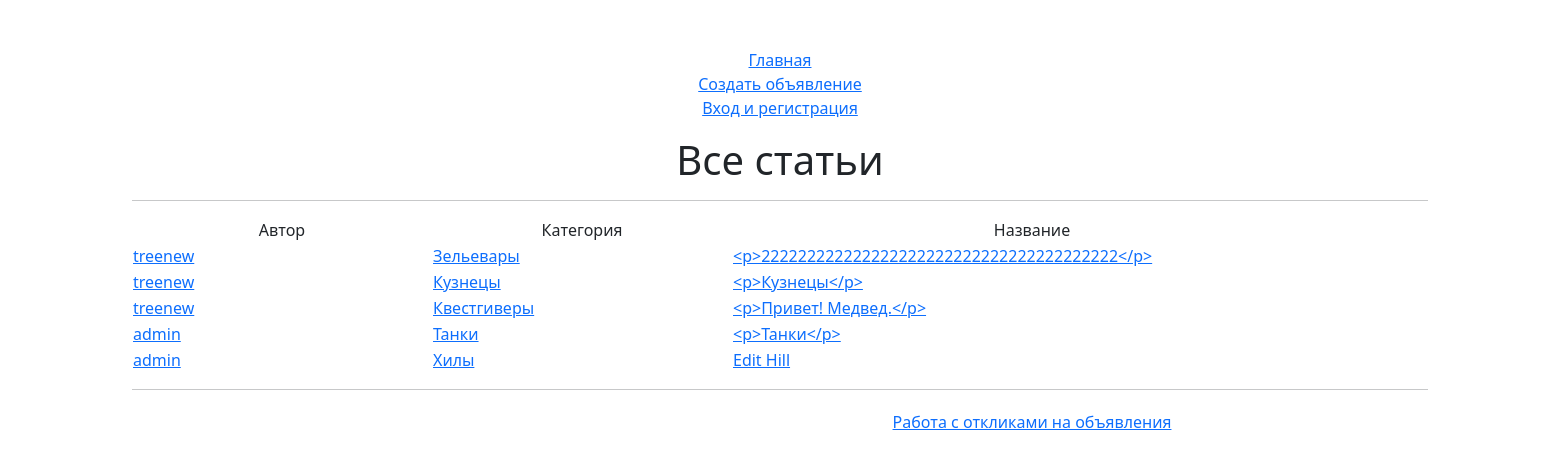
The app's page /, older data.
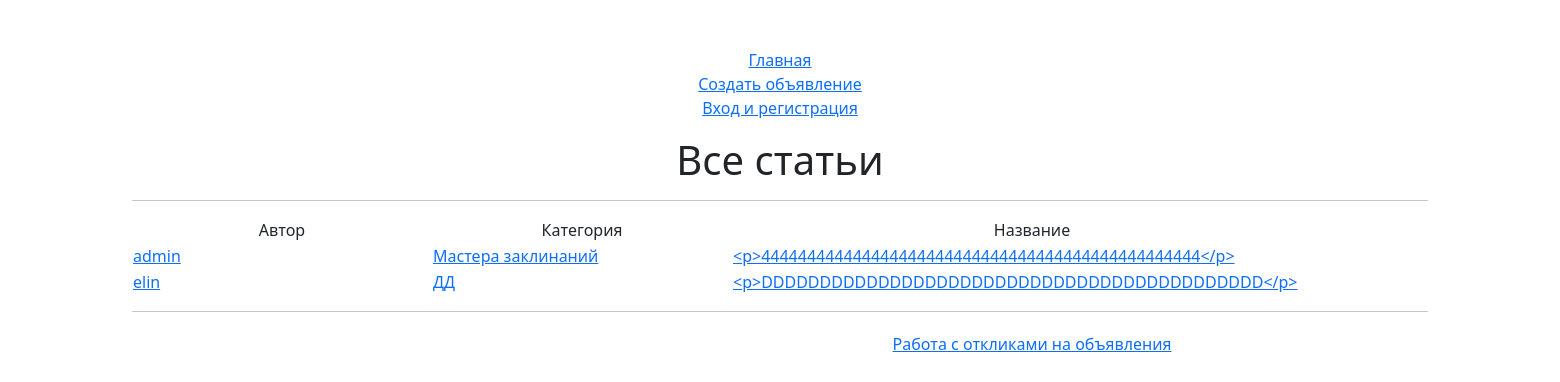
The same page, newer data.
### socproject/models.py (models this page shows, shortened)
class Bulletins(models.Model):
    author = models.ForeignKey(User, on_delete=models.CASCADE)
    category = models.ForeignKey(BulletinsCategory, on_delete=models.CASCADE)
    title = models.CharField(max_length=64)
    text = RichTextField()

class BulletinsCategory(models.Model):
    naming = models.CharField(max_length=32)
    def __str__(self):
        return self.naming

### socproject/views.py (the view)
# urls.py: path('', BulletinsListView.as_view(), name='bulletins'),
class BulletinsListView(ListView):
    model = Bulletins
    template_name = 'bulletins.html'
    context_object_name = 'bulletins'
    ordering = ['title']

### templates/bulletins.html (shortened to what this page needs)
{% extends 'default.html' %}
{% block content %}
   <h1>Все статьи</h1>
    <hr>
    {% if bulletins %}
       <table style="height: 31px; margin-left: auto; margin-right: auto; width: 1800px;">
           <tbody>
               <tr>
                   <td style="width: 300px; text-align: center;"> Автор </td>
                   <td style="width: 300px; text-align: center;"> Категория </td>
                   <td style="width: 600px; text-align: center;"> Название </td>
               </tr>
         {% for bulletin in bulletins %}
               <tr>
                     <td style="width: 300px; text-align: left;"> <a href="{% url 'socproject:bulletin' pk=bulletin.id %}">{{ bulletin.author }}</a> </td>
                     <td style="width: 300px; text-align: left;"> <a href="{% url 'socproject:bulletin' pk=bulletin.id %}">{{ bulletin.category }}</a> </td>
                     <td style="width: 600px; text-align: left;"> <a href="{% url 'socproject:bulletin' pk=bulletin.id %}"> {{ bulletin.text|truncatewords:5 }}</a> </td>
                     <td>
                     </td>
                </tr>
         {% endfor %}
           </tbody>
       </table>
    {% else %}
            <h2>Новостей и статей нет!</h2>
    {% endif %}
    <hr>
        <table style="height: 31px; margin-left: auto; margin-right: auto; width: 1800px;">
            <tr>
                   <td> <a href="{% url 'socproject:showresponses' %}">Работа с откликами на объявления</a> </td>
            </tr>
        </table>
{% endblock content %}

### templates/default.html (shortened to what this page needs)
<!DOCTYPE html>
<html lang="en">
    <head>
        {% load static %}
        <link  rel='stylesheet' type='text/css' href=" {% static 'css/styl.css' %}"/>
    </head>
    <body>
        <div class="container">
            <div class="text-center mt-5">
               <a href="{% url 'socproject:bulletins' %}">Главная</a><br>
               <a href="{% url 'socproject:bulletincreate' %}">Создать объявление</a><br>
                <a href="http://127.0.0.1:8000/accounts/">Вход и регистрация</a><br>
               <p class="lead">{% block content %}{% endblock content %}</p>
            </div>
        </div>
    </body>
</html>

Row changes from the older to the newer data that the page shows:
removed Bulletins: author "treenew", category "Зельевары", text "<p>222222222222222222222222222222222222222</p>"
removed Bulletins: author "treenew", category "Кузнецы", text "<p>Кузнецы</p>"
removed Bulletins: author "treenew", category "Квестгиверы", text "<p>Привет! Медвед.</p>"
removed Bulletins: author "admin", category "Танки", text "<p>Танки</p>"
removed Bulletins: author "admin", category "Хилы", text "Edit Hill"
added Bulletins: author "admin", category "Мастера заклинаний", text "<p>444444444444444444444444444444444444444444444444</p>"
added Bulletins: author "elin", category "ДД", text "<p>DDDDDDDDDDDDDDDDDDDDDDDDDDDDDDDDDDDDDDDDDDD</p>"
